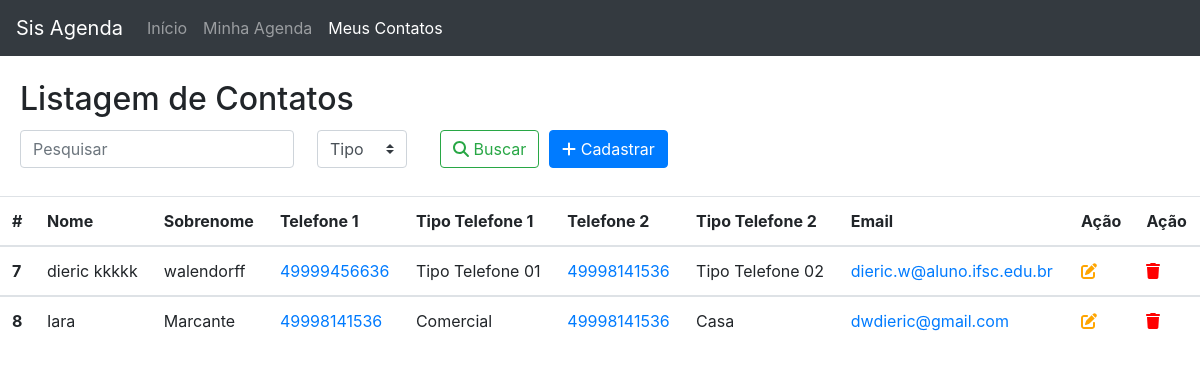
/screens/ContatoList.php, run on the app's committed database.
### tables this page shows
CREATE TABLE IF NOT EXISTS `contato` (
  `id` int(11) NOT NULL AUTO_INCREMENT,
  `nome` varchar(45) NOT NULL,
  `sobre_nome` varchar(45) NOT NULL,
  `telefone1` varchar(20) NOT NULL,
  `tipo_telefone1` varchar(50) DEFAULT NULL,
  `telefone2` varchar(20) NOT NULL,
  `tipo_telefone2` varchar(50) DEFAULT NULL,
  `email` varchar(110) NOT NULL,
  PRIMARY KEY (`id`)
);

### database/bdContato.php (called while the page is built, shortened)
<?php
class BD
{
    private $host = "localhost";
    private $dbname = "bd_tai";
    private $port = 3306;
    private $usuario = "root";
    private $senha = "";
    private $db_charset = "utf8";
    public function conn()
    {
        $conn = "mysql:host=$this->host;
            dbname=$this->dbname;port=$this->port";
        return new PDO(
            $conn,
            $this->usuario,
            $this->senha,
            [PDO::MYSQL_ATTR_INIT_COMMAND => "SET NAMES " . $this->db_charset]
        );
    }
    public function select()
    {
        $conn = $this->conn();
        $st = $conn->prepare("SELECT * FROM contato");
        $st->execute();
        return $st;
    }
}

### screens/ContatoList.php (the view, shortened to what this page needs)
<?php
include "../database/bdContato.php";
?>
<!DOCTYPE html>
<html lang="pt">
<head>
</head>
<link rel="stylesheet" href="https://stackpath.bootstrapcdn.com/bootstrap/4.1.3/css/bootstrap.min.css" />
<link rel="stylesheet" href="https://cdnjs.cloudflare.com/ajax/libs/font-awesome/6.1.1/css/all.min.css" />
<body>
  <nav class="navbar navbar-expand-lg navbar-dark bg-dark">
    <a class="navbar-brand" href="http://localhost/TAI/Avaliacoes/Avaliacao_TAI/index.php">Sis Agenda</a>
    <div class="collapse navbar-collapse" id="navbarNav">
      <ul class="navbar-nav">
        <li class="nav-item">
          <a class="nav-link" href="http://localhost/TAI/Avaliacoes/Avaliacao_TAI/index.php">Início</a>
        </li>
        <li class="nav-item">
          <a class="nav-link" href="http://localhost/TAI/Avaliacoes/Avaliacao_TAI/screens/AgendaList.php">Minha Agenda</a>
        </li>
        <li class="nav-item active">
          <a class="nav-link" href="http://localhost/TAI/Avaliacoes/Avaliacao_TAI/screens/ContatoList.php">Meus Contatos <span class="sr-only">(Página atual)</span></a>
        </li>
      </ul>
    </div>
  </nav>
  <br>
  <div class="listagem">
    <h2>Listagem de Contatos</h2>
    <form action="./ContatoList.php" method="post">
      <div class="form-inline my-2 my-lg-0">
        <input class="form-control mr-sm-2" type="search" placeholder="Pesquisar" name="valor" aria-label="Pesquisar">
        <div class="col-auto my-1">
          <select class="custom-select mr-sm-2" id="inlineFormCustomSelect" name="tipo">
            <option selected>Tipo</option>
          </select>
        </div>
        <div class="botao1">
          <button type="submit" class="btn btn-outline-success"> <i class="fa-solid fa-magnifying-glass"></i> Buscar</button>
        </div>
        <div class="botao2">
          <a type="button" class="btn btn-primary" href="http://localhost/TAI/Avaliacoes/Avaliacao_TAI/screens/ContatoForm.php"> <i class="fa-solid fa-plus"></i> Cadastrar</a>
        </div>
      </div>
    </form>
  </div>
  <br>
  <?php
  $objBD = new BD();
  $objBD->conn();
  if (!empty($_POST['valor'])) {
    $result = $objBD->pesquisar($_POST);
  } else {
    $result = $objBD->select();
  }
  echo "<table class='table table-hover'>
    <thead>
      <tr>
        <th scope='col'>#</th>
        <th scope='col'>Nome</th>
        <th scope='col'>Sobrenome</th>
        <th scope='col'>Telefone 1</th>
        <th scope='col'>Tipo Telefone 1</th>
        <th scope='col'>Telefone 2</th>
        <th scope='col'>Tipo Telefone 2</th>
        <th scope='col'>Email</th>
        <th scope='col'>Ação</th>
        <th scope='col'>Ação</th>
      </tr>
    </thead>";
  foreach ($result as $item) {
    echo "
    <tbody>
      <tr>
        <th scope='row'>" . $item['id'] . "</th>
        <td>" . $item['nome'] . "</td>
        <td>" . $item['sobre_nome'] . "</td>
        <td><a href='tel:" . $item['telefone1'] . "'>" . $item['telefone1'] . "</td>
        <td>" . $item['tipo_telefone1'] . "</td>
        <td><a href='tel:" . $item['telefone2'] . "'>" . $item['telefone2'] . "</td>
        <td>" . $item['tipo_telefone2'] . "</td>
        <td><a href='mailto:" . $item['telefone1'] . "'>" . $item['email'] . "</td>
        <td><a href='./ContatoForm.php?id=" . $item['id'] . "'><span style='color: orange;'><i class='fa-solid fa-pen-to-square orange'></i></a></td>
        <td><a href='./ContatoList.php?id=" . $item['id'] . "' onclick=\"return confirm('Deseja realmente remover o registro?') \" ><span style='color: red;'><i class='fa-solid fa-trash red'></i></a></td>
      </tr>
      </tbody>";
  }
  echo "</table>";
  ?>
</body>
</html>

### screens/ContatoList.php (style rules this page uses)
.botao1 { margin-left: 10px; }
.botao2 { margin-left: 10px; }
.listagem { margin-left: 15px; margin-right: 50px; padding-left: 5px; }

### data on the page
contato: id "7", nome "dieric kkkkk", sobre_nome "walendorff", telefone1 "49999456636", tipo_telefone1 "Tipo Telefone 01", telefone2 "49998141536", tipo_telefone2 "Tipo Telefone 02", email "dieric.w@aluno.ifsc.edu.br"
contato: id "8", nome "Iara", sobre_nome "Marcante", telefone1 "49998141536", tipo_telefone1 "Comercial", telefone2 "49998141536", tipo_telefone2 "Casa", email "dwdieric@gmail.com"
